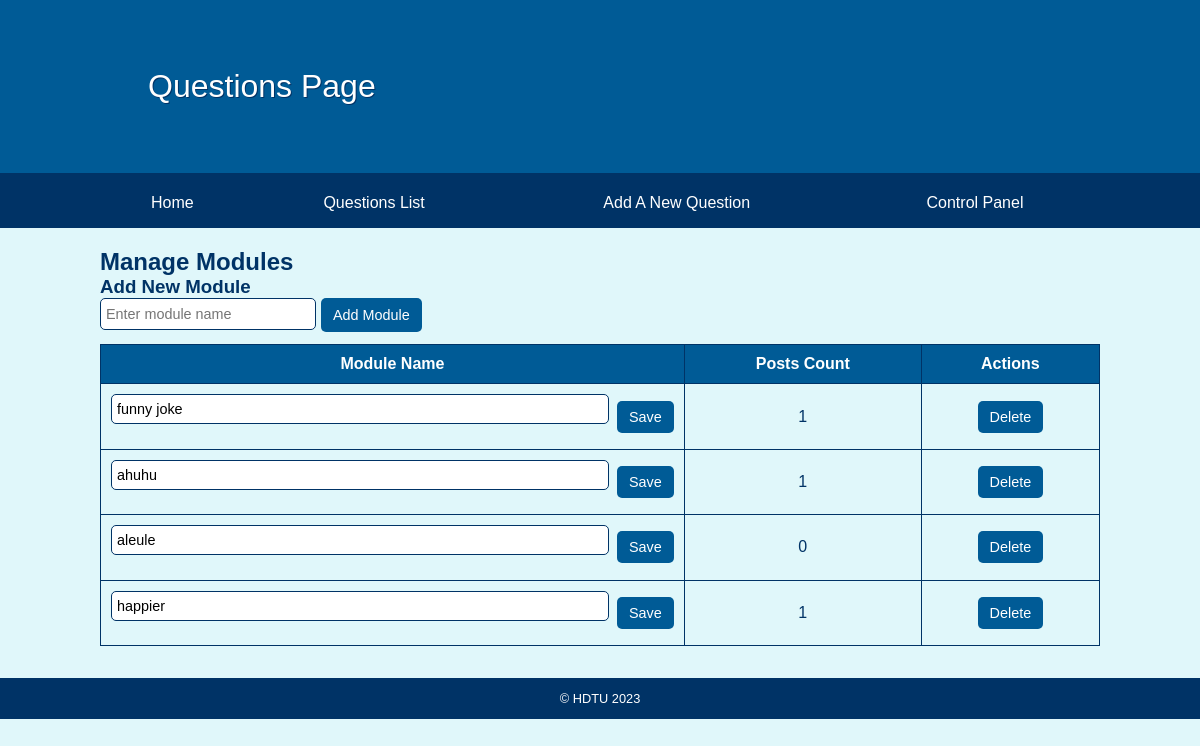
The page /web1/managemodule.php on the database its author committed.
### tables this page shows
CREATE TABLE `module` (
  `id` int(11) NOT NULL,
  `moduleName` varchar(255) DEFAULT NULL,
  `user` varchar(255) DEFAULT NULL
);

### web1/managemodule.php (called while the page is built, shortened)
<?php
include './includes/DatabaseConnection.php';
try {
    $modules = $pdo->query('
        SELECT m.*, COUNT(p.id) as post_count
        FROM module m
        LEFT JOIN post p ON m.id = p.id
        GROUP BY m.id
    ')->fetchAll();
    include './templates/managemodule.html.php';
    include './templates/layout.html.php';
} catch (PDOException $e) {
    $error = 'Error fetching modules: ' . $e->getMessage();
    include './templates/layout.html.php';
}

### web1/templates/managemodule.html.php (the view, shortened to what this page needs)
<div class="admin-panel">
    <h2>Manage Modules</h2>
    <div class="add-form">
        <h3>Add New Module</h3>
        <form action="addmodule.php" method="POST">
            <input type="text" name="moduleName" required placeholder="Enter module name">
            <button type="submit" class="add-btn">Add Module</button>
        </form>
    </div>
    <div class="data-table">
        <table>
            <thead>
                <tr>
                    <th>Module Name</th>
                    <th>Posts Count</th>
                    <th>Actions</th>
                </tr>
            </thead>
            <tbody>
                <?php foreach ($modules as $module): ?>
                    <tr>
                        <td>
                            <form action="editmodule.php" method="POST" class="edit-form">
                                <input type="text" name="moduleName" value="<?= htmlspecialchars($module['moduleName']) ?>">
                                <button type="submit" class="save-btn">Save</button>
                            </form>
                        </td>
                        <td><?= $module['post_count'] ?></td>
                        <td class="actions">
                            <form action="deletemodule.php" method="POST" style="display: inline;">
                                <button type="submit" class="delete-btn" onclick="return confirm('Are you sure?')">Delete</button>
                            </form>
                        </td>
                    </tr>
                <?php endforeach; ?>
            </tbody>
        </table>
    </div>
</div>

### web1/question.css (style rules this page uses)
* { margin: 0; padding: 0; box-sizing: border-box; }
body { font-family: 'Arial', Helvetica, sans-serif; background-color: #e0f7fa; color: #003366; }
input, label, select, textarea { float: left; width: 15em; margin-bottom: 1em; padding: 0.5em; border: 1px solid #003366; border-radius: 5px; }
form { overflow: auto; clear: both; display: block; }
table { width: 100%; border-collapse: collapse; margin-bottom: 2em; }
th, td { vertical-align: middle; text-align: center; padding: 10px; border: 1px solid #003366; }
th { background-color: #005b96; color: white; font-weight: bold; font-size: 1em; }
td input[type="text"] { height: 30px; width: 80%; padding: 5px; font-size: 0.9em; border: 1px solid #003366; border-radius: 5px; }
td button { height: 32px; padding: 0 12px; font-size: 0.9em; background-color: #005b96; color: white; border: none; border-radius: 5px; cursor: pointer; }
.add-form input[type="text"] { height: 32px; padding: 5px; font-size: 0.9em; border: 1px solid #003366; border-radius: 5px; }
.add-form button { height: 34px; padding: 0 12px; font-size: 0.9em; background-color: #005b96; color: white; border: none; border-radius: 5px; cursor: pointer; margin-left: 5px; }
td form { display: flex; align-items: center; justify-content: center; gap: 8px; }
td form input[type="text"] { width: 90%; height: 30px; padding: 5px; font-size: 0.9em; border: 1px solid #003366; border-radius: 5px; }
td form button, td.actions form button { height: 32px; padding: 0 12px; font-size: 0.9em; background-color: #005b96; color: white; border: none; border-radius: 5px; cursor: pointer; }

### rows shown on the page
module: moduleName "funny joke", post_count "1"
module: moduleName "ahuhu", post_count "1"
module: moduleName "aleule", post_count "0"
module: moduleName "happier", post_count "1"
